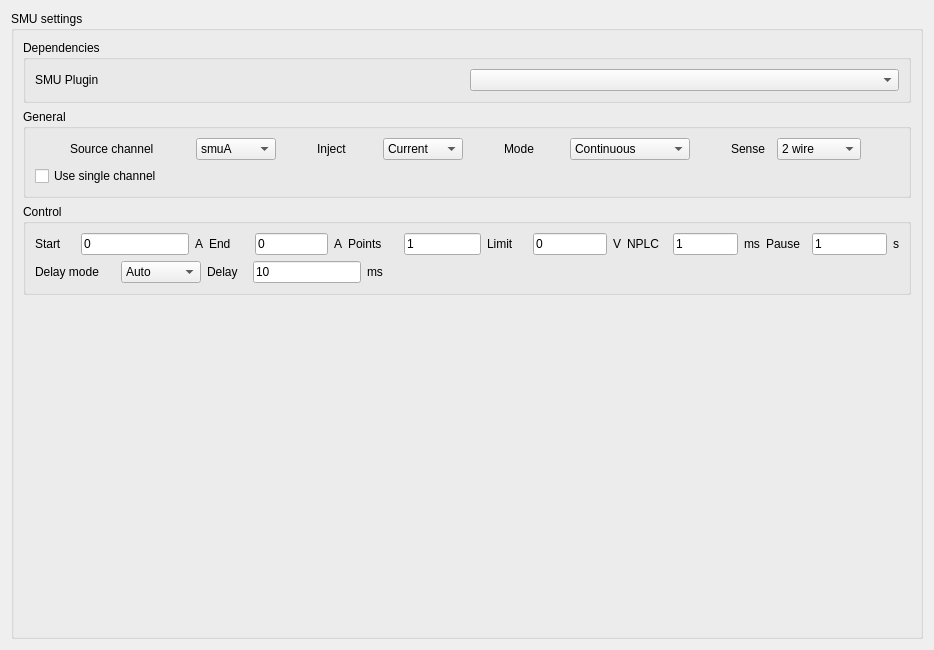
<?xml version="1.0" encoding="UTF-8"?>
<ui version="4.0">
 <class>Form</class>
 <widget class="QWidget" name="Form">
  <property name="geometry">
   <rect>
    <x>0</x>
    <y>0</y>
    <width>934</width>
    <height>650</height>
   </rect>
  </property>
  <property name="sizePolicy">
   <sizepolicy hsizetype="Expanding" vsizetype="Expanding">
    <horstretch>0</horstretch>
    <verstretch>0</verstretch>
   </sizepolicy>
  </property>
  <property name="windowTitle">
   <string>SpecSMU_settings</string>
  </property>
  <layout class="QGridLayout" name="gridLayout">
   <item row="0" column="0">
    <widget class="QGroupBox" name="groupBox_general">
     <property name="title">
      <string>SMU settings</string>
     </property>
     <layout class="QVBoxLayout" name="verticalLayout">
      <item>
       <widget class="QGroupBox" name="groupBox_2">
        <property name="title">
         <string>Dependencies</string>
        </property>
        <layout class="QGridLayout" name="gridLayout_2">
         <item row="0" column="1">
          <widget class="QComboBox" name="smuBox"/>
         </item>
         <item row="0" column="0">
          <widget class="QLabel" name="label">
           <property name="text">
            <string>SMU Plugin</string>
           </property>
          </widget>
         </item>
        </layout>
       </widget>
      </item>
      <item>
       <widget class="QGroupBox" name="groupBox_general_2">
        <property name="minimumSize">
         <size>
          <width>0</width>
          <height>0</height>
         </size>
        </property>
        <property name="maximumSize">
         <size>
          <width>16777215</width>
          <height>16777215</height>
         </size>
        </property>
        <property name="title">
         <string>General</string>
        </property>
        <layout class="QVBoxLayout" name="verticalLayout_2">
         <item>
          <layout class="QHBoxLayout" name="HBoxLayout_general" stretch="10,10,10,10">
           <item>
            <layout class="QHBoxLayout" name="HBoxLayout_channel">
             <item>
              <widget class="QLabel" name="label_Channel">
               <property name="sizePolicy">
                <sizepolicy hsizetype="Fixed" vsizetype="Fixed">
                 <horstretch>0</horstretch>
                 <verstretch>0</verstretch>
                </sizepolicy>
               </property>
               <property name="minimumSize">
                <size>
                 <width>120</width>
                 <height>0</height>
                </size>
               </property>
               <property name="text">
                <string>Source channel</string>
               </property>
              </widget>
             </item>
             <item>
              <widget class="QComboBox" name="comboBox_channel">
               <property name="sizePolicy">
                <sizepolicy hsizetype="Fixed" vsizetype="Fixed">
                 <horstretch>0</horstretch>
                 <verstretch>0</verstretch>
                </sizepolicy>
               </property>
               <property name="minimumSize">
                <size>
                 <width>80</width>
                 <height>0</height>
                </size>
               </property>
               <property name="currentIndex">
                <number>0</number>
               </property>
               <item>
                <property name="text">
                 <string>smuA</string>
                </property>
               </item>
               <item>
                <property name="text">
                 <string>smuB</string>
                </property>
               </item>
              </widget>
             </item>
            </layout>
           </item>
           <item>
            <layout class="QHBoxLayout" name="HBoxLayout_inject" stretch="0,0">
             <item>
              <widget class="QLabel" name="label_inject">
               <property name="sizePolicy">
                <sizepolicy hsizetype="Fixed" vsizetype="Fixed">
                 <horstretch>0</horstretch>
                 <verstretch>0</verstretch>
                </sizepolicy>
               </property>
               <property name="minimumSize">
                <size>
                 <width>60</width>
                 <height>0</height>
                </size>
               </property>
               <property name="text">
                <string>Inject</string>
               </property>
              </widget>
             </item>
             <item>
              <widget class="QComboBox" name="comboBox_inject">
               <property name="sizePolicy">
                <sizepolicy hsizetype="Fixed" vsizetype="Fixed">
                 <horstretch>0</horstretch>
                 <verstretch>0</verstretch>
                </sizepolicy>
               </property>
               <property name="minimumSize">
                <size>
                 <width>80</width>
                 <height>0</height>
                </size>
               </property>
               <property name="currentIndex">
                <number>0</number>
               </property>
               <item>
                <property name="text">
                 <string>Current</string>
                </property>
               </item>
               <item>
                <property name="text">
                 <string>Voltage</string>
                </property>
               </item>
              </widget>
             </item>
            </layout>
           </item>
           <item>
            <layout class="QHBoxLayout" name="HBoxLayout_mode">
             <item>
              <widget class="QLabel" name="label_mode">
               <property name="sizePolicy">
                <sizepolicy hsizetype="Fixed" vsizetype="Fixed">
                 <horstretch>0</horstretch>
                 <verstretch>0</verstretch>
                </sizepolicy>
               </property>
               <property name="minimumSize">
                <size>
                 <width>60</width>
                 <height>0</height>
                </size>
               </property>
               <property name="text">
                <string>Mode</string>
               </property>
              </widget>
             </item>
             <item>
              <widget class="QComboBox" name="comboBox_mode">
               <property name="sizePolicy">
                <sizepolicy hsizetype="Fixed" vsizetype="Fixed">
                 <horstretch>0</horstretch>
                 <verstretch>0</verstretch>
                </sizepolicy>
               </property>
               <property name="minimumSize">
                <size>
                 <width>120</width>
                 <height>0</height>
                </size>
               </property>
               <property name="currentIndex">
                <number>0</number>
               </property>
               <item>
                <property name="text">
                 <string>Continuous</string>
                </property>
               </item>
               <item>
                <property name="text">
                 <string>Pulsed</string>
                </property>
               </item>
               <item>
                <property name="text">
                 <string>Mixed</string>
                </property>
               </item>
              </widget>
             </item>
            </layout>
           </item>
           <item>
            <layout class="QHBoxLayout" name="HBoxLayout_sourceSenseMode" stretch="0,0">
             <item>
              <widget class="QLabel" name="label_sourceSenseMode">
               <property name="sizePolicy">
                <sizepolicy hsizetype="Fixed" vsizetype="Fixed">
                 <horstretch>0</horstretch>
                 <verstretch>0</verstretch>
                </sizepolicy>
               </property>
               <property name="minimumSize">
                <size>
                 <width>40</width>
                 <height>0</height>
                </size>
               </property>
               <property name="text">
                <string>Sense</string>
               </property>
              </widget>
             </item>
             <item>
              <widget class="QComboBox" name="comboBox_sourceSenseMode">
               <property name="sizePolicy">
                <sizepolicy hsizetype="Fixed" vsizetype="Fixed">
                 <horstretch>0</horstretch>
                 <verstretch>0</verstretch>
                </sizepolicy>
               </property>
               <property name="minimumSize">
                <size>
                 <width>80</width>
                 <height>0</height>
                </size>
               </property>
               <property name="currentIndex">
                <number>0</number>
               </property>
               <item>
                <property name="text">
                 <string>2 wire</string>
                </property>
               </item>
               <item>
                <property name="text">
                 <string>4 wire</string>
                </property>
               </item>
               <item>
                <property name="text">
                 <string>2 &amp; 4 wire</string>
                </property>
               </item>
              </widget>
             </item>
            </layout>
           </item>
          </layout>
         </item>
         <item>
          <layout class="QHBoxLayout" name="HBoxLayout_singleChannel">
           <item>
            <widget class="QCheckBox" name="checkBox_singleChannel">
             <property name="text">
              <string>Use single channel</string>
             </property>
            </widget>
           </item>
          </layout>
         </item>
        </layout>
       </widget>
      </item>
      <item>
       <widget class="QGroupBox" name="groupBox_control">
        <property name="enabled">
         <bool>true</bool>
        </property>
        <property name="minimumSize">
         <size>
          <width>0</width>
          <height>0</height>
         </size>
        </property>
        <property name="title">
         <string>Control</string>
        </property>
        <layout class="QVBoxLayout" name="verticalLayout_9">
         <item>
          <layout class="QHBoxLayout" name="HBoxLayout_pulsedLine1" stretch="0,10,10,10,10,10">
           <item>
            <layout class="QHBoxLayout" name="HBoxLayout_pulsedStart" stretch="0,0,0">
             <item>
              <widget class="QLabel" name="label_Start">
               <property name="sizePolicy">
                <sizepolicy hsizetype="Fixed" vsizetype="Fixed">
                 <horstretch>0</horstretch>
                 <verstretch>0</verstretch>
                </sizepolicy>
               </property>
               <property name="minimumSize">
                <size>
                 <width>40</width>
                 <height>0</height>
                </size>
               </property>
               <property name="text">
                <string>Start</string>
               </property>
              </widget>
             </item>
             <item>
              <widget class="QLineEdit" name="lineEdit_Start">
               <property name="sizePolicy">
                <sizepolicy hsizetype="Fixed" vsizetype="Fixed">
                 <horstretch>0</horstretch>
                 <verstretch>0</verstretch>
                </sizepolicy>
               </property>
               <property name="minimumSize">
                <size>
                 <width>20</width>
                 <height>0</height>
                </size>
               </property>
               <property name="text">
                <string>0</string>
               </property>
              </widget>
             </item>
             <item>
              <widget class="QLabel" name="label_StartUnits">
               <property name="text">
                <string>A</string>
               </property>
              </widget>
             </item>
            </layout>
           </item>
           <item>
            <layout class="QHBoxLayout" name="HBoxLayout_pulsedEnd" stretch="0,0,0">
             <item>
              <widget class="QLabel" name="label_End">
               <property name="sizePolicy">
                <sizepolicy hsizetype="Fixed" vsizetype="Fixed">
                 <horstretch>0</horstretch>
                 <verstretch>0</verstretch>
                </sizepolicy>
               </property>
               <property name="minimumSize">
                <size>
                 <width>40</width>
                 <height>0</height>
                </size>
               </property>
               <property name="text">
                <string>End</string>
               </property>
              </widget>
             </item>
             <item>
              <widget class="QLineEdit" name="lineEdit_End">
               <property name="sizePolicy">
                <sizepolicy hsizetype="Fixed" vsizetype="Fixed">
                 <horstretch>0</horstretch>
                 <verstretch>0</verstretch>
                </sizepolicy>
               </property>
               <property name="minimumSize">
                <size>
                 <width>20</width>
                 <height>0</height>
                </size>
               </property>
               <property name="text">
                <string>0</string>
               </property>
              </widget>
             </item>
             <item>
              <widget class="QLabel" name="label_EndUnits">
               <property name="text">
                <string>A</string>
               </property>
              </widget>
             </item>
            </layout>
           </item>
           <item>
            <layout class="QHBoxLayout" name="HBoxLayout_pulsedPoints" stretch="0,0">
             <item>
              <widget class="QLabel" name="label_Points">
               <property name="sizePolicy">
                <sizepolicy hsizetype="Fixed" vsizetype="Fixed">
                 <horstretch>0</horstretch>
                 <verstretch>0</verstretch>
                </sizepolicy>
               </property>
               <property name="minimumSize">
                <size>
                 <width>50</width>
                 <height>0</height>
                </size>
               </property>
               <property name="text">
                <string>Points</string>
               </property>
              </widget>
             </item>
             <item>
              <widget class="QLineEdit" name="lineEdit_Points">
               <property name="sizePolicy">
                <sizepolicy hsizetype="Fixed" vsizetype="Fixed">
                 <horstretch>0</horstretch>
                 <verstretch>0</verstretch>
                </sizepolicy>
               </property>
               <property name="minimumSize">
                <size>
                 <width>20</width>
                 <height>0</height>
                </size>
               </property>
               <property name="text">
                <string>1</string>
               </property>
              </widget>
             </item>
            </layout>
           </item>
           <item>
            <layout class="QHBoxLayout" name="HBoxLayout_pulsedLimit" stretch="0,0,0">
             <item>
              <widget class="QLabel" name="label_Limit">
               <property name="sizePolicy">
                <sizepolicy hsizetype="Fixed" vsizetype="Fixed">
                 <horstretch>0</horstretch>
                 <verstretch>0</verstretch>
                </sizepolicy>
               </property>
               <property name="minimumSize">
                <size>
                 <width>40</width>
                 <height>0</height>
                </size>
               </property>
               <property name="text">
                <string>Limit</string>
               </property>
              </widget>
             </item>
             <item>
              <widget class="QLineEdit" name="lineEdit_Limit">
               <property name="sizePolicy">
                <sizepolicy hsizetype="Fixed" vsizetype="Fixed">
                 <horstretch>0</horstretch>
                 <verstretch>0</verstretch>
                </sizepolicy>
               </property>
               <property name="minimumSize">
                <size>
                 <width>20</width>
                 <height>0</height>
                </size>
               </property>
               <property name="text">
                <string>0</string>
               </property>
              </widget>
             </item>
             <item>
              <widget class="QLabel" name="label_LimitUnits">
               <property name="text">
                <string>V</string>
               </property>
              </widget>
             </item>
            </layout>
           </item>
           <item>
            <layout class="QHBoxLayout" name="HBoxLayout_pulsedNPLC" stretch="0,0,0">
             <item>
              <widget class="QLabel" name="label_NPLC">
               <property name="sizePolicy">
                <sizepolicy hsizetype="Fixed" vsizetype="Fixed">
                 <horstretch>0</horstretch>
                 <verstretch>0</verstretch>
                </sizepolicy>
               </property>
               <property name="minimumSize">
                <size>
                 <width>40</width>
                 <height>0</height>
                </size>
               </property>
               <property name="text">
                <string>NPLC</string>
               </property>
              </widget>
             </item>
             <item>
              <widget class="QLineEdit" name="lineEdit_NPLC">
               <property name="sizePolicy">
                <sizepolicy hsizetype="Fixed" vsizetype="Fixed">
                 <horstretch>0</horstretch>
                 <verstretch>0</verstretch>
                </sizepolicy>
               </property>
               <property name="minimumSize">
                <size>
                 <width>20</width>
                 <height>0</height>
                </size>
               </property>
               <property name="baseSize">
                <size>
                 <width>0</width>
                 <height>0</height>
                </size>
               </property>
               <property name="text">
                <string>1</string>
               </property>
              </widget>
             </item>
             <item>
              <widget class="QLabel" name="label_NPLCUnits">
               <property name="text">
                <string>ms</string>
               </property>
              </widget>
             </item>
            </layout>
           </item>
           <item>
            <layout class="QHBoxLayout" name="HBoxLayout_pulsedPause" stretch="0,0,0">
             <item>
              <widget class="QLabel" name="label_pulsedPause_2">
               <property name="sizePolicy">
                <sizepolicy hsizetype="Fixed" vsizetype="Fixed">
                 <horstretch>0</horstretch>
                 <verstretch>0</verstretch>
                </sizepolicy>
               </property>
               <property name="minimumSize">
                <size>
                 <width>40</width>
                 <height>0</height>
                </size>
               </property>
               <property name="text">
                <string>Pause</string>
               </property>
              </widget>
             </item>
             <item>
              <widget class="QLineEdit" name="lineEdit_Pause">
               <property name="sizePolicy">
                <sizepolicy hsizetype="Fixed" vsizetype="Fixed">
                 <horstretch>0</horstretch>
                 <verstretch>0</verstretch>
                </sizepolicy>
               </property>
               <property name="minimumSize">
                <size>
                 <width>20</width>
                 <height>0</height>
                </size>
               </property>
               <property name="baseSize">
                <size>
                 <width>0</width>
                 <height>0</height>
                </size>
               </property>
               <property name="text">
                <string>1</string>
               </property>
              </widget>
             </item>
             <item>
              <widget class="QLabel" name="label_pulsedPause">
               <property name="text">
                <string>s</string>
               </property>
              </widget>
             </item>
            </layout>
           </item>
          </layout>
         </item>
         <item>
          <layout class="QHBoxLayout" name="HBoxLayout_pulsedLine2" stretch="10,10">
           <item>
            <layout class="QHBoxLayout" name="HBoxLayout_pulsedDelayMode">
             <item>
              <widget class="QLabel" name="label_pulsedDelayMode">
               <property name="sizePolicy">
                <sizepolicy hsizetype="Fixed" vsizetype="Fixed">
                 <horstretch>0</horstretch>
                 <verstretch>0</verstretch>
                </sizepolicy>
               </property>
               <property name="minimumSize">
                <size>
                 <width>80</width>
                 <height>0</height>
                </size>
               </property>
               <property name="text">
                <string>Delay mode</string>
               </property>
              </widget>
             </item>
             <item>
              <widget class="QComboBox" name="comboBox_DelayMode">
               <property name="sizePolicy">
                <sizepolicy hsizetype="Fixed" vsizetype="Fixed">
                 <horstretch>0</horstretch>
                 <verstretch>0</verstretch>
                </sizepolicy>
               </property>
               <property name="minimumSize">
                <size>
                 <width>80</width>
                 <height>0</height>
                </size>
               </property>
               <property name="currentIndex">
                <number>0</number>
               </property>
               <item>
                <property name="text">
                 <string>Auto</string>
                </property>
               </item>
               <item>
                <property name="text">
                 <string>Manual</string>
                </property>
               </item>
              </widget>
             </item>
            </layout>
           </item>
           <item>
            <layout class="QHBoxLayout" name="HBoxLayout_pulsedDelay" stretch="0,0,0">
             <item>
              <widget class="QLabel" name="label_Delay">
               <property name="sizePolicy">
                <sizepolicy hsizetype="Fixed" vsizetype="Fixed">
                 <horstretch>0</horstretch>
                 <verstretch>0</verstretch>
                </sizepolicy>
               </property>
               <property name="minimumSize">
                <size>
                 <width>40</width>
                 <height>0</height>
                </size>
               </property>
               <property name="text">
                <string>Delay</string>
               </property>
              </widget>
             </item>
             <item>
              <widget class="QLineEdit" name="lineEdit_Delay">
               <property name="sizePolicy">
                <sizepolicy hsizetype="Fixed" vsizetype="Fixed">
                 <horstretch>0</horstretch>
                 <verstretch>0</verstretch>
                </sizepolicy>
               </property>
               <property name="minimumSize">
                <size>
                 <width>20</width>
                 <height>0</height>
                </size>
               </property>
               <property name="text">
                <string>10</string>
               </property>
              </widget>
             </item>
             <item>
              <widget class="QLabel" name="label_DelayUnits">
               <property name="text">
                <string>ms</string>
               </property>
              </widget>
             </item>
            </layout>
           </item>
          </layout>
         </item>
        </layout>
       </widget>
      </item>
      <item>
       <spacer name="verticalSpacer">
        <property name="orientation">
         <enum>Qt::Orientation::Vertical</enum>
        </property>
        <property name="sizeHint" stdset="0">
         <size>
          <width>20</width>
          <height>40</height>
         </size>
        </property>
       </spacer>
      </item>
     </layout>
    </widget>
   </item>
  </layout>
 </widget>
 <resources/>
 <connections/>
</ui>
